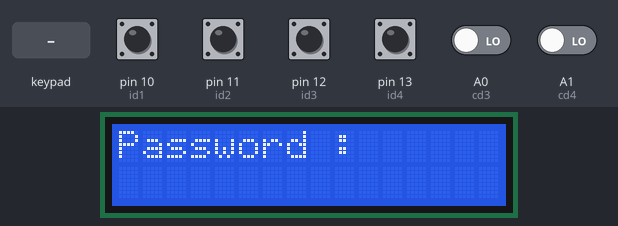
This sketch was run on a simulated Arduino Uno, built with avr-gcc and run on an emulated ATmega328P. Parts: 16×2 character LCD. The inputs (shaded band) are chosen by the test bench; at power-on: pin 10 (id1), pin 11 (id2), pin 12 (id3), pin 13 (id4) HIGH, A0 (cd3), A1 (cd4) LOW.

Above: at 1.2 s.
1.3 s: keypad keys 9 8 7 6 # pressed 0.4 s apart
At 4.4 s:
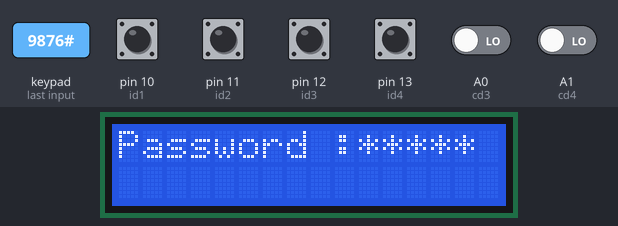
4.8 s: pin 10 (id1) pulled LOW for 0.15 s
At 5.8 s:
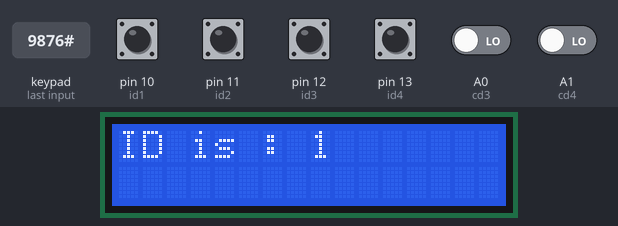
7.9 s: A0 (cd3) driven HIGH
At 9.1 s:
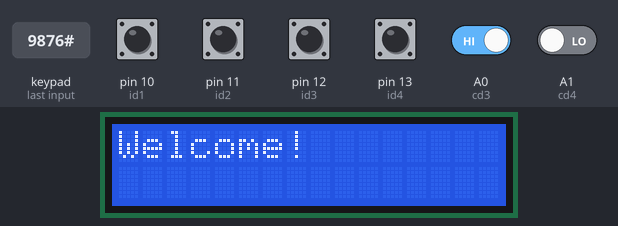
9.4 s: key '1' pressed
At 10.9 s:
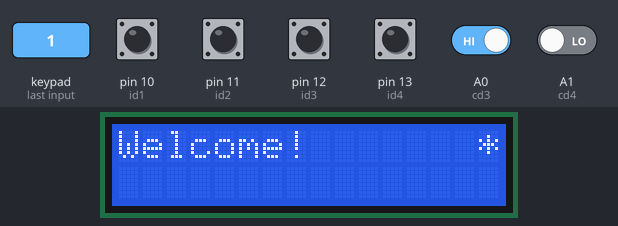
11.4 s: key 'D' pressed
At 12.6 s:
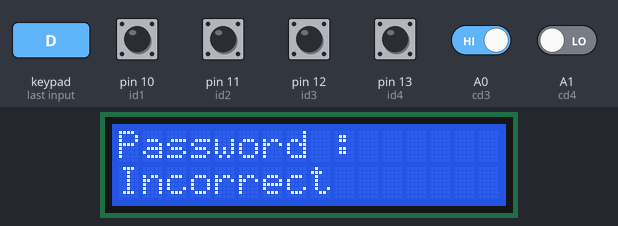
Timing chart, 0 to 14.4 s (numbered marks = the images above; inputs shaded):
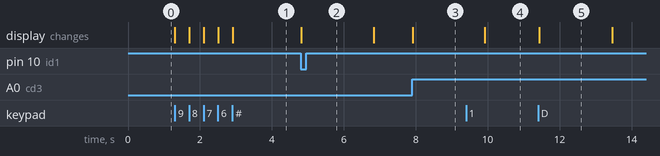

Measured:
- after the input at 1.3 s, the display: first changes at once (image 1 shows a later state)
- after the input at 4.8 s, the display: changes at once (image 2)
- after the input at 7.9 s, the display: changes at once (image 3)
- after the input at 9.4 s, the display: changes after 0.51 s (image 4)
- after the input at 11.4 s, the display: changes at once (image 5)
- what the display in image 5 shows lasts 2.1 s, from 11.4 s to 13.5 s

The sketch:

_access_control_tinkercad1.ino
```cpp
#include <LiquidCrystal_I2C.h>
LiquidCrystal_I2C lcd(0x20, 16, 2);
#include <Keypad.h>
const byte row = 4;
const byte col = 4;
char Keys[row][col] = {
  {'1','2','3','A'},
  {'4','5','6','B'},
  {'7','8','9','C'},
  {'*','0','#','D'}
};
byte rowPins[row] = {9,8,7,6};
byte colPins[col] = {5,4,3,2};
Keypad myKeypad = Keypad( makeKeymap(Keys), rowPins, colPins, row, col);

char pass[6] = {};
byte counter = 0;
#define id1 10
#define id2 11
#define id3 12
#define id4 13
#define cd1 0
#define cd2 1
#define cd3 A0
#define cd4 A1


void setup(){
  pinMode(id1,INPUT_PULLUP);
  pinMode(id2,INPUT_PULLUP);
  pinMode(id3,INPUT_PULLUP);
  pinMode(id4,INPUT_PULLUP);

  pinMode(cd1,INPUT);
  pinMode(cd2,INPUT);
  pinMode(cd3,INPUT);
  pinMode(cd4,INPUT);


  lcd.init();
  lcd.backlight();
  Serial.begin(9600);
  lcd.setCursor(0, 0);
  lcd.print("Password : ");


}

void loop(){
  char key = myKeypad.getKey();

   if (key == 'C') {
    lcd.clear();
    lcd.setCursor(0, 0);
    lcd.print("Password : ");
    counter = 0;
    for (int i = 0; i < sizeof(pass); i++) {
    pass[i] = 0;
}
    return;
   }


  if(key)
  {
    if(counter <=5)
    {
    pass[counter] = key;
    lcd.setCursor(counter+10, 0);
    lcd.print("*");
    counter++;
    }
    else {counter = 0;}


    char enter = myKeypad.getKey();
    if(counter == 6)
    {
    while(!enter)
    enter = myKeypad.getKey();
    }
    if(pass[0] == '1' && pass[1] =='2' && pass[2] == '3' && pass[3] == '4' && pass[4] =='5' && pass[5] == '6'&& enter == 'D')
    {

    correct();

    }
    if(pass[0] != '1' && pass[1] !='2' && pass[2] != '3' && pass[3] != '4' && pass[4] !='5' && pass[5] != '6' && enter == 'D')
    {
    incorrect();

    }


  }


  if(!digitalRead(id1))
  {
    lcd.clear();
    lcd.setCursor(0, 0);
    lcd.print("ID is : 1");
        delay(2000);
        lcd.clear();

    lcd.print("Password : ");

  }
 else if(!digitalRead(id2))
   {
    lcd.clear();
    lcd.setCursor(0, 0);
     lcd.print("ID is : 2");
        delay(2000);
       lcd.clear();

   lcd.print("Password : ");

  }


 else if(!digitalRead(id3))
   {
    lcd.clear();
    lcd.setCursor(0, 0);
    lcd.print("ID is : 3");
        delay(2000);
       lcd.clear();
   lcd.print("Password : ");

  }


 else if(!digitalRead(id4))
    {
    lcd.clear();
    lcd.setCursor(0, 0);
    lcd.print("ID is : 4");
        delay(2000);
       lcd.clear();

   lcd.print("Password : ");

  }

  else if(digitalRead(cd1) || digitalRead(cd2) )
  {
  lcd.clear();
  lcd.setCursor(0,0);
  lcd.print("Wrong card!!");
  delay(2000);

  }


else  if (digitalRead(cd3) || digitalRead(cd4) ) {
    lcd.clear();
    lcd.setCursor(0, 0);
    lcd.print("Welcome!");
    delay(2000);

  }


  }

void correct()
{
    lcd.clear();
    lcd.setCursor(0, 0);
    lcd.print("Password : ");
    lcd.setCursor(0, 1);
    lcd.print("User authorized ");
    delay(2000);
    lcd.clear();
    lcd.setCursor(0, 0);
    lcd.print("Put your finger");
}


void incorrect()
{
    lcd.clear();
    lcd.setCursor(0, 0);
    lcd.print("Password : ");
    lcd.setCursor(0, 1);
    lcd.print("Incorrect ");
    delay(2000);
    lcd.clear();
    lcd.setCursor(0, 0);
    lcd.print("Put your finger");
}
```
